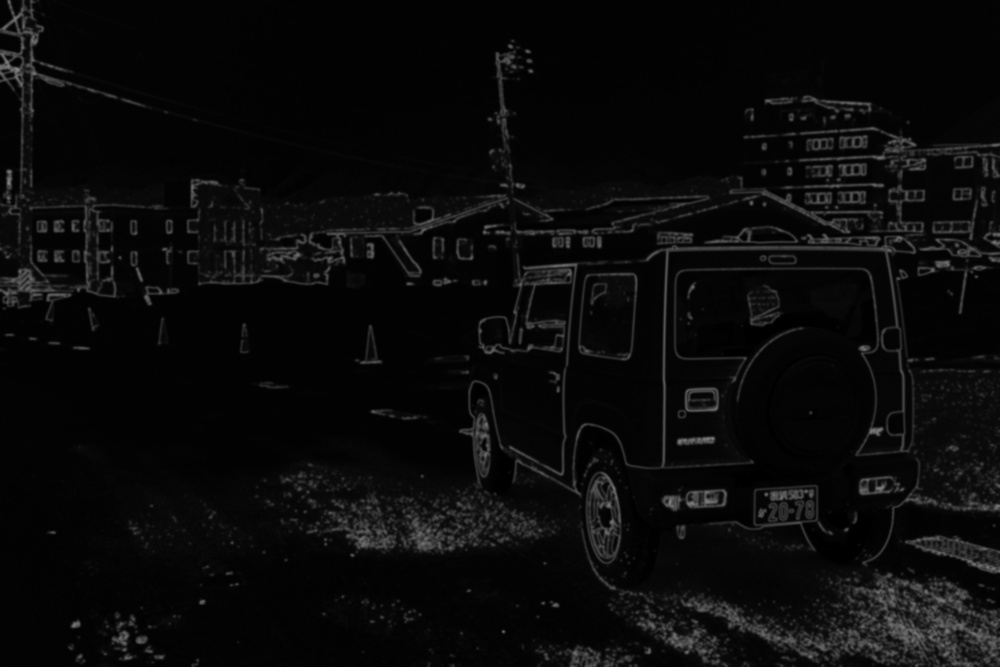
#> input picture smooth_focus_map.jpg, 1000 x 667 px, shrunk from 6240 x 4160 before the run, given in place of DSCF0835.JPG, which was not available
$ python V5.py   (older library calls are emulated)
#> lines starting #> are read from the running program, lines starting #| are printed output that depends on the picture; after the words box and inside, x2 and y2 are one past the last pixel; in counts of white or black regions, pixels touching at a corner belong together; pictures that were not available may be replaced by others from this repository, and a replacement may not be noted
import cv2
import numpy as np
import os

def compute_foreground_mask(edges, top_ratio=0.1):
    # 將邊緣圖轉換為二值圖
    binary_edges = (edges / 255).astype(np.uint8)

    # 使用形態學操作連接和填充物體區域
    kernel = cv2.getStructuringElement(cv2.MORPH_RECT, (7, 7))
    dilated = cv2.dilate(binary_edges, kernel, iterations=3)
    closed = cv2.morphologyEx(dilated, cv2.MORPH_CLOSE, kernel, iterations=3)

    # 尋找所有連通區域
    num_labels, labels, stats, centroids = cv2.connectedComponentsWithStats(closed, connectivity=8)

    # 如果沒有連通區域，直接返回全黑的 foreground_mask
    if num_labels <= 1:
        print("未檢測到任何連通區域。")
        foreground_mask = np.zeros_like(labels, dtype=np.uint8)
        return foreground_mask

    # 計算所有連通區域的面積列表，排除背景（標籤0）
    areas = stats[1:, cv2.CC_STAT_AREA]
    labels_indices = np.arange(1, num_labels)

    # 按面積降序排序
    sorted_indices = labels_indices[np.argsort(-areas)]
    sorted_areas = areas[np.argsort(-areas)]

    # 選擇面積排名前 N% 的連通區域
    num_top_regions = max(1, int(len(sorted_areas) * top_ratio))
    top_indices = sorted_indices[:num_top_regions]

    # 創建前景掩膜
    foreground_mask = np.zeros_like(labels, dtype=np.uint8)

    for i in top_indices:
        foreground_mask[labels == i] = 1

    return foreground_mask

def compute_focus_map_from_mask(foreground_mask):
    """
    根據前景掩膜生成焦點權重圖。

    :param foreground_mask: 前景掩膜，值為0或1
    :return: 焦點權重圖，值範圍在 [0,1]
    """
    # 計算距離變換，使用 L1 距離和較小的遮罩大小以加快衰減速度
    dist_transform = cv2.distanceTransform(1 - foreground_mask, cv2.DIST_L1, 3)

    # 正規化並取反，使用 power 控制衰減速度
    power = 0.5  # 調整此值以改變衰減速度
    focus_map = cv2.normalize(dist_transform, None, 0, 1.0, cv2.NORM_MINMAX)
    focus_map = 1 - (focus_map ** power)

    # 平滑焦點權重圖，減少模糊程度以使邊緣更尖銳
    focus_map = cv2.GaussianBlur(focus_map, (11, 11), sigmaX=5, sigmaY=5)

    return focus_map

def estimate_blur_amount(image, focus_map):
    """
    估計原始圖像的焦外模糊程度。

    :param image: 原始圖像
    :param focus_map: 焦點權重圖，值範圍在 [0,1]
    :return: 焦外區域的平均模糊程度
    """
    # 將圖像轉換為灰度圖
    gray_image = cv2.cvtColor(image, cv2.COLOR_BGR2GRAY)

    # 計算拉普拉斯變換
    laplacian = cv2.Laplacian(gray_image, cv2.CV_64F)

    # 計算焦外區域的掩膜（焦點權重較低的區域）
    out_of_focus_mask = (focus_map < 0.5).astype(np.uint8)

    # 計算焦外區域的方差（模糊程度）
    variance = cv2.mean(laplacian ** 2, mask=out_of_focus_mask)[0]

    # 返回模糊程度（方差的倒數）
    blur_amount = 1 / (variance + 1e-6)  # 防止除以零

    return blur_amount

def calculate_additional_blur(current_blur, desired_blur):
    """
    計算需要增加的模糊量。

    :param current_blur: 當前焦外區域的模糊程度
    :param desired_blur: 期望的焦外模糊程度
    :return: 需要增加的模糊量比例
    """
    # 計算增加的模糊量比例
    if current_blur < desired_blur:
        additional_blur_ratio = desired_blur / current_blur
    else:
        additional_blur_ratio = 1  # 已經達到或超過期望的模糊程度

    return additional_blur_ratio

def apply_strong_blur(image, focus_map, max_blur, steps):
    """
    對焦外區域應用更強的模糊，透過多次模糊累積效果。

    :param image: 原始影像
    :param focus_map: 焦點權重圖，值範圍在 [0,1]
    :param max_blur: 最大模糊程度
    :param steps: 模糊累積的次數
    :return: 處理後的影像
    """
    # 將焦點權重圖擴展為3通道
    focus_map_3ch = cv2.merge([focus_map, focus_map, focus_map])

    # 確保資料類型為 float32
    image = image.astype(np.float32) / 255.0
    focus_map_3ch = focus_map_3ch.astype(np.float32)

    # 初始化結果影像
    result = image.copy()

    # 分階段累積模糊效果
    for i in range(steps):
        print(f"Step：{i + 1}/{steps}")
        # 計算當前階段的模糊程度
        blur_amount = int(max_blur * (i + 1) / steps)
        if blur_amount % 2 == 0:
            blur_amount += 1  # 確保為奇數

        # 應用高斯模糊
        blurred_image = cv2.GaussianBlur(image, (blur_amount, blur_amount), sigmaX=0)

        # 計算當前階段的權重圖
        weight = ((1 - focus_map_3ch) ** 2) * ((i + 1) / steps)  # 使用平方增強模糊效果

        # 累積模糊效果
        result = result * (1 - weight) + blurred_image * weight

    # 確保結果在 [0,1] 範圍內
    result = np.clip(result, 0, 1)

    # 轉換回 uint8 類型
    result = (result * 255).astype(np.uint8)

    return result

def stack_images(images, labels, scale=0.5):
    """
    將多張圖片並列顯示，並加上標籤。

    :param images: 圖片列表
    :param labels: 對應圖片的標籤列表
    :param scale: 縮放比例
    :return: 並列後的圖片
    """
    # 確保圖片大小一致
    resized_images = []
    for img in images:
        if len(img.shape) == 2:  # 灰度圖只有高度和寬度
            img = cv2.cvtColor(img, cv2.COLOR_GRAY2BGR)

        # 調整大小
        height, width = img.shape[:2]
        img_resized = cv2.resize(img, (int(width * scale), int(height * scale)))
        resized_images.append(img_resized)

    # 將圖片水平串接
    stacked_image = np.hstack(resized_images)

    # 添加標籤
    font = cv2.FONT_HERSHEY_SIMPLEX
    font_scale = 0.5
    thickness = 1
    color = (255, 255, 255)  # 白色文字

    for i, label in enumerate(labels):
        height, width = resized_images[i].shape[:2]
        cv2.putText(stacked_image, label, (i * width + 10, 20), font, font_scale, color, thickness)

    return stacked_image

def main():
    # 創建輸出資料夾
    output_folder = 'output'
    if not os.path.exists(output_folder):
        os.makedirs(output_folder)

    # 載入輸入影像
    input_image_path = 'DSCF0835.JPG'  # 請替換為您的影像路徑
    image = cv2.imread(input_image_path)
#> image is the input picture: shape (667, 1000, 3); min 0, max 136, mean 10.2

    if image is None:
        print("錯誤：無法載入影像。")
        return

    # 將影像轉換為灰度圖
    gray_image = cv2.cvtColor(image, cv2.COLOR_BGR2GRAY)
    cv2.imwrite(os.path.join(output_folder, "gray_image.jpg"), gray_image)

    # 應用高斯模糊降低雜訊
    blurred_image = cv2.GaussianBlur(gray_image, (5, 5), 0)
    cv2.imwrite(os.path.join(output_folder, "blurred_image.jpg"), blurred_image)

    # 使用 Canny 邊緣檢測，調整閾值
    edges = cv2.Canny(blurred_image, 100, 200)
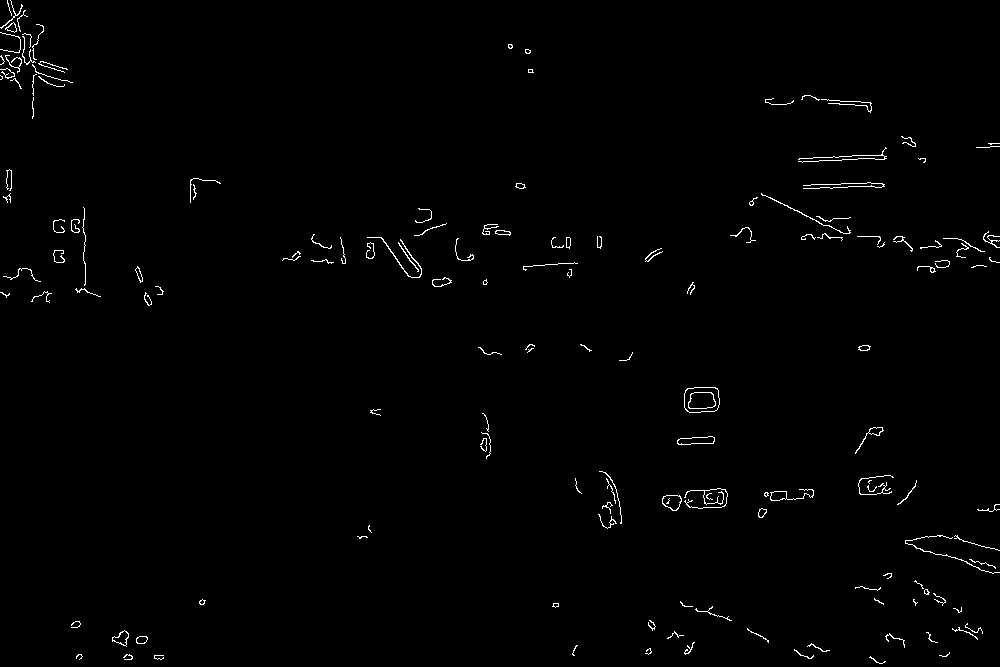
#> edges: shape (667, 1000); 0.93% white in thin lines or dots
    cv2.imwrite(os.path.join(output_folder, "edges.jpg"), edges)

    # 生成前景掩膜
    min_area = int(edges.shape[0] * edges.shape[1] * 0.01)
#> min_area = 6670
    foreground_mask = compute_foreground_mask(edges, min_area)
#> in compute_foreground_mask, `binary_edges = (edges / 255).astype(np.uint8)`: binary_edges: shape (667, 1000); values 0 (black) and 1 (white), 0.93% white in thin lines or dots
#> in compute_foreground_mask, `dilated = cv2.dilate(binary_edges, kernel, iterations=3)`: dilated: shape (667, 1000); values 0 (black) and 1 (white), 16.3% white; 49 white regions, largest, box (x1, y1, x2, y2) and area: (740, 173, 1000, 282) 12605, (357, 199, 497, 296) 7546, (0, 198, 110, 312) 7090
#> in compute_foreground_mask, `closed = cv2.morphologyEx(dilated, cv2.MORPH_CLOSE, kernel, iterations..`: closed: shape (667, 1000); values 0 (black) and 1 (white), 18% white; 27 white regions, largest, box (x1, y1, x2, y2) and area: (721, 86, 1000, 282) 23021, (846, 418, 1000, 667) 21495, (273, 199, 611, 296) 17233
#> in compute_foreground_mask, `num_labels, labels, stats, centroids = cv2.connectedComponentsWithStat..`:
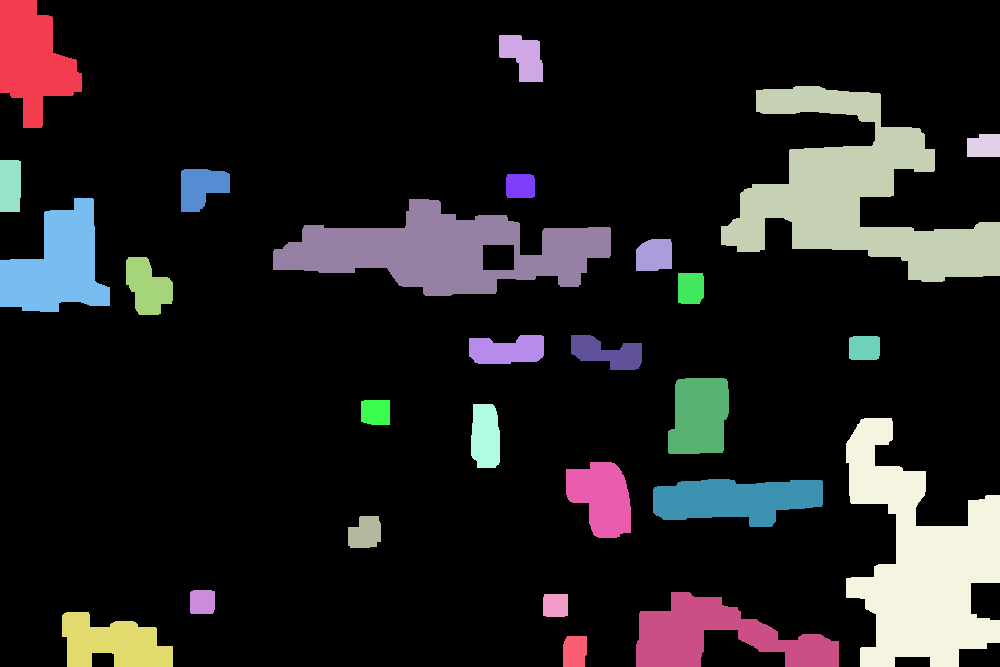
#> labels: shape (667, 1000) int32; 28 distinct labels, from 0 to 27; one colour per label, 0 black
#> in compute_foreground_mask, `num_labels, labels, stats, centroids = cv2.connectedComponentsWithStat..`: num_labels = 28; stats = 28 rows, first 6: [0, 0, 1000, 667, 547023], [0, 0, 82, 128, 6510], [499, 35, 44, 47, 1430], [721, 86, 279, 196, 23021], [967, 134, 33, 23, 711], [0, 160, 21, 52, 1076]; centroids = 28 pairs, first value 9.85 to 983.7, second value 56.09 to 651
#> in compute_foreground_mask, `areas = stats[1:, cv2.CC_STAT_AREA]`: areas = 27 values, max 23021 at index 2, min 566 at index 24, mean 4443.6
#> in compute_foreground_mask, `sorted_indices = labels_indices[np.argsort(-areas)]`: sorted_indices = 27 values, max 27 at index 22, min 1 at index 5, mean 14
#> in compute_foreground_mask, `sorted_areas = areas[np.argsort(-areas)]`: sorted_areas = 27 values, max 23021 at index 0, min 566 at index 26, mean 4443.6
#> in compute_foreground_mask, `num_top_regions = max(1, int(len(sorted_areas) * top_ratio))`: num_top_regions = 180090
#> in compute_foreground_mask, `top_indices = sorted_indices[:num_top_regions]`: top_indices has the same summary as sorted_indices
#> the loop in compute_foreground_mask, `for i in top_indices:` made 27 passes
#> i on passes 1, 2, 3, 4, 5, 6, 7, 8, 9, 10, 12, 13: 3, 19, 9, 24, 8, 1, 21, 26, 16, 20, 13, 18
    cv2.imwrite(os.path.join(output_folder, "foreground_mask.jpg"), foreground_mask * 255)

    # 生成焦點權重圖
    focus_map = compute_focus_map_from_mask(foreground_mask)
#> in compute_focus_map_from_mask, `dist_transform = cv2.distanceTransform(1 - foreground_mask, cv2.DIST_L..`:
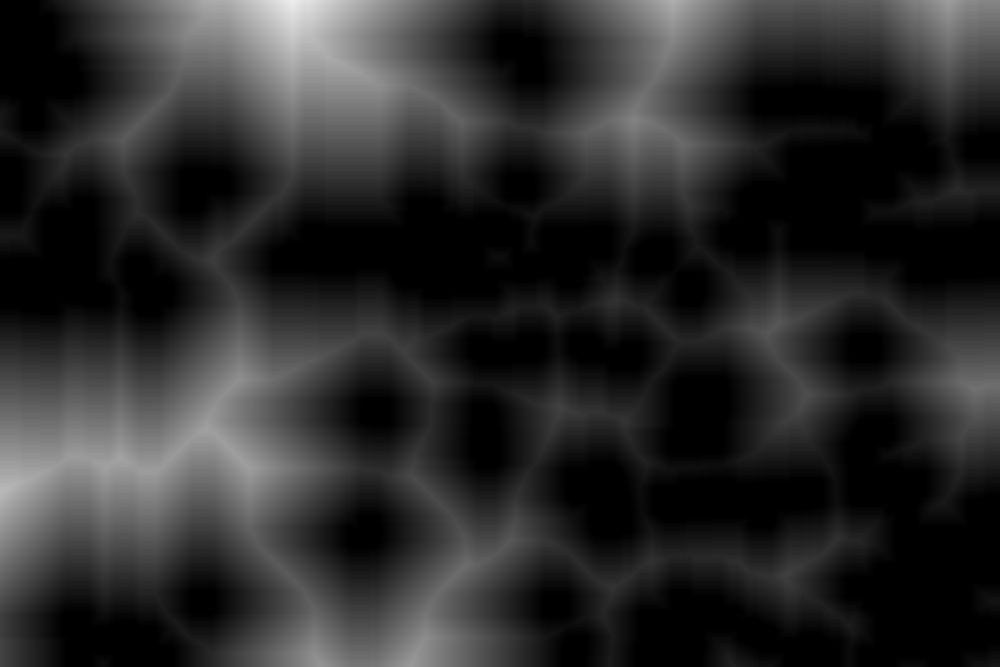
#> dist_transform: shape (667, 1000) float32; min 0, max 237, mean 43.5
#> in compute_focus_map_from_mask, `focus_map = 1 - (focus_map ** power)`:
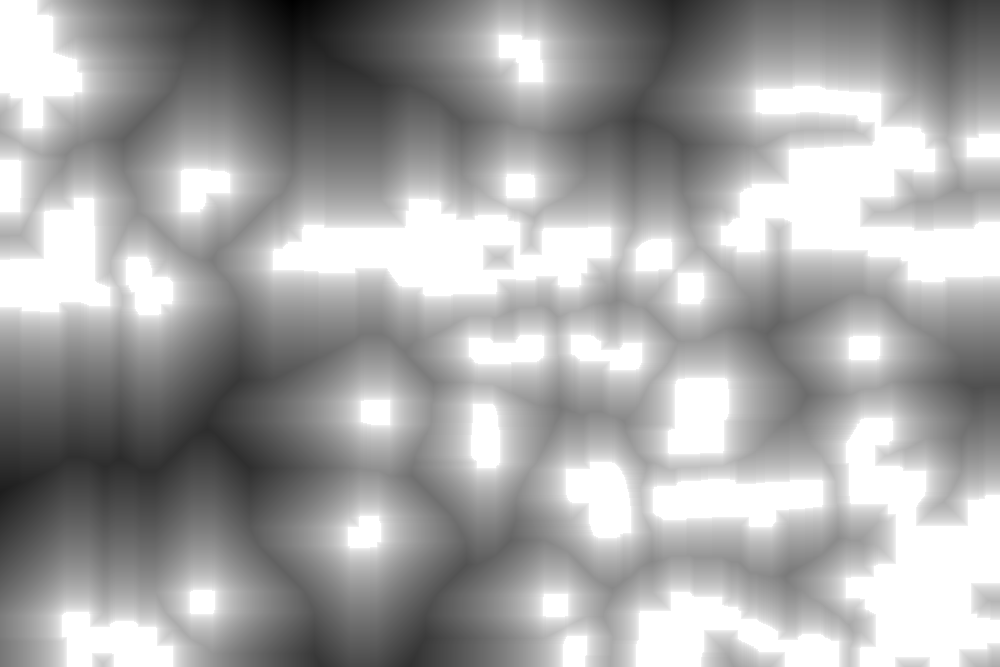
#> focus_map: shape (667, 1000) float32; min 5.96e-08, max 1, mean 0.646
    cv2.imwrite(os.path.join(output_folder, "focus_map.jpg"), (focus_map * 255).astype(np.uint8))

    # 估計原始圖像的焦外模糊程度
    current_blur = estimate_blur_amount(image, focus_map)
#> in estimate_blur_amount, `laplacian = cv2.Laplacian(gray_image, cv2.CV_64F)`:
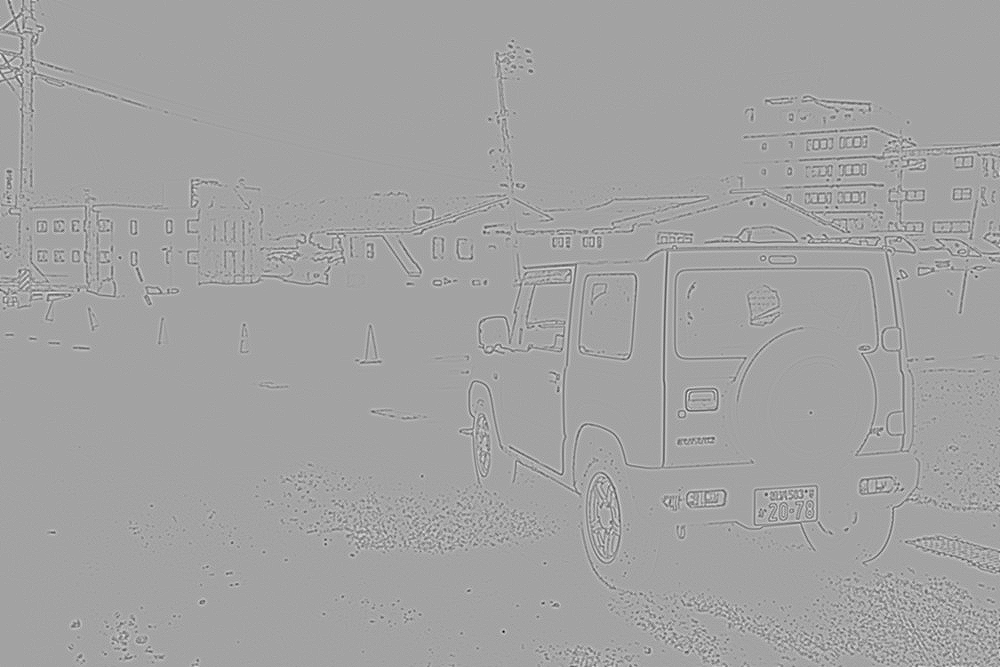
#> laplacian: shape (667, 1000) float64; min -127, max 72, mean 0; drawn with min black and max white
#> in estimate_blur_amount, `out_of_focus_mask = (focus_map < 0.5).astype(np.uint8)`:
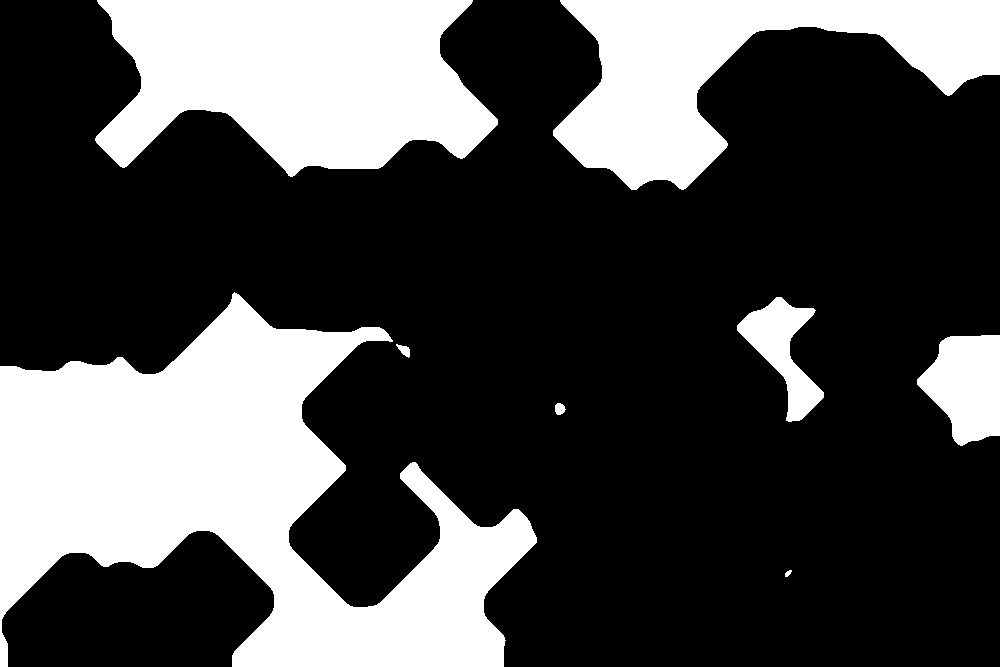
#> out_of_focus_mask: shape (667, 1000); values 0 (black) and 1 (white), 29.6% white; 8 white regions, largest, box (x1, y1, x2, y2) and area: (0, 292, 537, 667) 97060, (95, 0, 498, 177) 51193, (553, 0, 1000, 190) 38018
#> in estimate_blur_amount, `variance = cv2.mean(laplacian ** 2, mask=out_of_focus_mask)[0]`: variance = 9.85
#> in estimate_blur_amount, `blur_amount = 1 / (variance + 1e-6)`: blur_amount = 0.101
#> current_blur = 0.101
    print(f"當前焦外模糊程度：{current_blur:.4f}")
#| 當前焦外模糊程度：0.1015

    # 指定期望的焦外模糊程度
    desired_blur = float(input("請輸入期望的焦外模糊程度(數值越大 模糊越強 例如2.0):"))
#> the answer given: 3

    # 計算需要增加的模糊量比例
    additional_blur_ratio = calculate_additional_blur(current_blur, desired_blur)
#> in calculate_additional_blur, `additional_blur_ratio = desired_blur / current_blur`: additional_blur_ratio = 29.56
#> additional_blur_ratio = 29.56
    print(f"需要增加的模糊量比例：{additional_blur_ratio:.2f}")
#| 需要增加的模糊量比例：29.56

    # 根據增加的模糊量調整參數
    max_blur = int(100 * additional_blur_ratio)
#> max_blur = 2955
    steps = int(5 * additional_blur_ratio)
#> steps = 147
    max_blur = np.clip(max_blur, 15, 255)
#> max_blur = 255
    steps = np.clip(steps, 3, 10)
#> steps = 10
    print(f"調整後的模糊參數：max_blur={max_blur}, steps={steps}")
#| 調整後的模糊參數：max_blur=255, steps=10

    # 應用強模糊到焦外區域
    output_image = apply_strong_blur(image, focus_map, max_blur=max_blur, steps=steps)
#> the loop in apply_strong_blur, `for i in range(steps):` made 10 passes
#> blur_amount on passes 1 to 10: 25, 51, 77, 103, 127, 153, 179, 205, 229, 255
#| Step：1/10
#| Step：2/10
#| Step：3/10
#| Step：4/10
#| Step：5/10
#| Step：6/10
#| Step：7/10
#| Step：8/10
#> (further printed lines are left out)
    cv2.imwrite(os.path.join(output_folder, "output_image.jpg"), output_image)

    # 組合圖片
    images = [
        image,
        output_image,
        blurred_image,
        edges,
        foreground_mask * 255,
        (focus_map * 255).astype(np.uint8)
    ]
    labels = ['原始影像', '增強模糊效果', '高斯模糊', 'Canny 邊緣檢測', '前景掩膜', '焦點權重圖']
    result = stack_images(images, labels, scale=0.5)
#> the loop in stack_images, `for img in images:` made 6 passes
#> after the loop in stack_images, `for img in images:`: resized_images = 6 items
#> after the loop in stack_images, `for i, label in enumerate(labels):`:
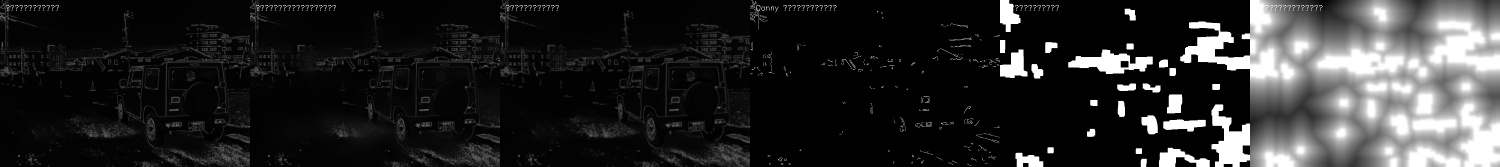
#> stacked_image: shape (333, 3000, 3) (shown at 1/2 size); min 0, max 255, mean 40.8
    # 保存結果
    cv2.imwrite(os.path.join(output_folder, "combined_image_enhanced_blur.jpg"), result)

    # 顯示結果（可選）
    cv2.imshow('結果', result)
    cv2.waitKey(0)
    cv2.destroyAllWindows()

if __name__ == '__main__':
    main()
